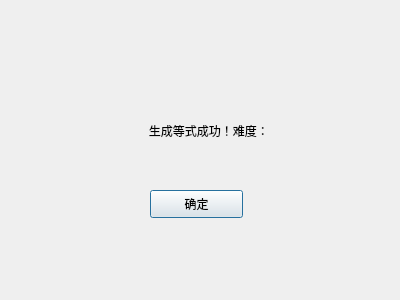
<?xml version="1.0" encoding="UTF-8"?>
<ui version="4.0">
 <class>Dialog</class>
 <widget class="QDialog" name="Dialog">
  <property name="geometry">
   <rect>
    <x>0</x>
    <y>0</y>
    <width>400</width>
    <height>300</height>
   </rect>
  </property>
  <property name="windowTitle">
   <string>Dialog</string>
  </property>
  <widget class="QLabel" name="label">
   <property name="geometry">
    <rect>
     <x>60</x>
     <y>90</y>
     <width>311</width>
     <height>81</height>
    </rect>
   </property>
   <property name="text">
    <string>生成等式成功！难度：    </string>
   </property>
   <property name="alignment">
    <set>Qt::AlignCenter</set>
   </property>
  </widget>
  <widget class="QPushButton" name="pushButton">
   <property name="geometry">
    <rect>
     <x>150</x>
     <y>190</y>
     <width>93</width>
     <height>28</height>
    </rect>
   </property>
   <property name="text">
    <string>确定</string>
   </property>
  </widget>
 </widget>
 <resources/>
 <connections/>
</ui>
